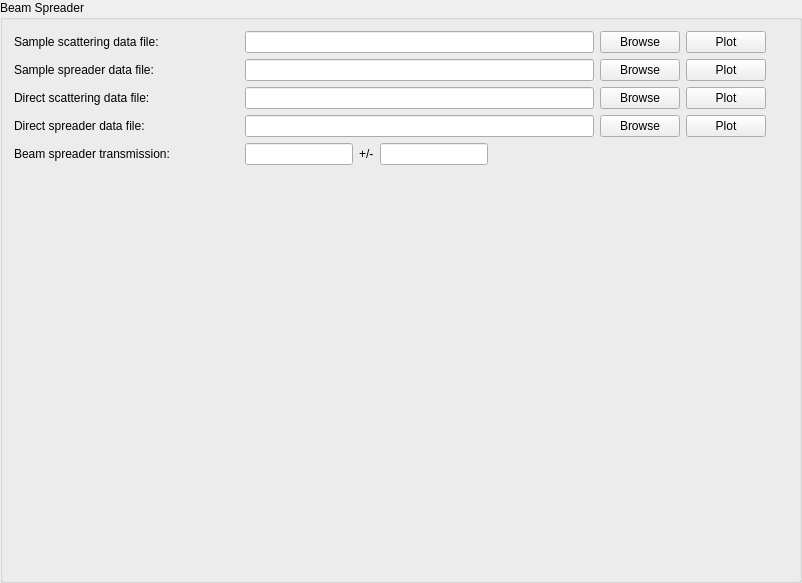
<?xml version="1.0" encoding="UTF-8"?>
<ui version="4.0">
 <class>GroupBox</class>
 <widget class="QGroupBox" name="GroupBox">
  <property name="geometry">
   <rect>
    <x>0</x>
    <y>0</y>
    <width>802</width>
    <height>583</height>
   </rect>
  </property>
  <property name="windowTitle">
   <string>GroupBox</string>
  </property>
  <property name="title">
   <string>Beam Spreader</string>
  </property>
  <layout class="QVBoxLayout" name="verticalLayout">
   <item>
    <layout class="QGridLayout" name="gridLayout">
     <item row="0" column="0">
      <widget class="QLabel" name="label">
       <property name="sizePolicy">
        <sizepolicy hsizetype="Fixed" vsizetype="Preferred">
         <horstretch>0</horstretch>
         <verstretch>0</verstretch>
        </sizepolicy>
       </property>
       <property name="minimumSize">
        <size>
         <width>205</width>
         <height>0</height>
        </size>
       </property>
       <property name="text">
        <string>Sample scattering data file:</string>
       </property>
      </widget>
     </item>
     <item row="0" column="2">
      <widget class="QLineEdit" name="sample_scatt_edit">
       <property name="sizePolicy">
        <sizepolicy hsizetype="Expanding" vsizetype="Fixed">
         <horstretch>0</horstretch>
         <verstretch>0</verstretch>
        </sizepolicy>
       </property>
       <property name="minimumSize">
        <size>
         <width>300</width>
         <height>0</height>
        </size>
       </property>
       <property name="maximumSize">
        <size>
         <width>16777215</width>
         <height>16777215</height>
        </size>
       </property>
       <property name="toolTip">
        <string>Enter a valid data file path.</string>
       </property>
      </widget>
     </item>
     <item row="0" column="3">
      <widget class="QPushButton" name="sample_scatt_browse">
       <property name="sizePolicy">
        <sizepolicy hsizetype="Fixed" vsizetype="Fixed">
         <horstretch>0</horstretch>
         <verstretch>0</verstretch>
        </sizepolicy>
       </property>
       <property name="text">
        <string>Browse</string>
       </property>
      </widget>
     </item>
     <item row="1" column="0">
      <widget class="QLabel" name="label_2">
       <property name="sizePolicy">
        <sizepolicy hsizetype="Fixed" vsizetype="Preferred">
         <horstretch>0</horstretch>
         <verstretch>0</verstretch>
        </sizepolicy>
       </property>
       <property name="text">
        <string>Sample spreader data file:</string>
       </property>
      </widget>
     </item>
     <item row="1" column="2">
      <widget class="QLineEdit" name="sample_spread_edit">
       <property name="sizePolicy">
        <sizepolicy hsizetype="Expanding" vsizetype="Fixed">
         <horstretch>0</horstretch>
         <verstretch>0</verstretch>
        </sizepolicy>
       </property>
       <property name="minimumSize">
        <size>
         <width>300</width>
         <height>0</height>
        </size>
       </property>
       <property name="maximumSize">
        <size>
         <width>16777215</width>
         <height>16777215</height>
        </size>
       </property>
       <property name="toolTip">
        <string>Enter a valid data file path.</string>
       </property>
      </widget>
     </item>
     <item row="1" column="3">
      <widget class="QPushButton" name="sample_spread_browse">
       <property name="sizePolicy">
        <sizepolicy hsizetype="Fixed" vsizetype="Fixed">
         <horstretch>0</horstretch>
         <verstretch>0</verstretch>
        </sizepolicy>
       </property>
       <property name="text">
        <string>Browse</string>
       </property>
      </widget>
     </item>
     <item row="2" column="0">
      <widget class="QLabel" name="label_3">
       <property name="sizePolicy">
        <sizepolicy hsizetype="Fixed" vsizetype="Preferred">
         <horstretch>0</horstretch>
         <verstretch>0</verstretch>
        </sizepolicy>
       </property>
       <property name="text">
        <string>Direct scattering data file:</string>
       </property>
      </widget>
     </item>
     <item row="3" column="0">
      <widget class="QLabel" name="label_4">
       <property name="sizePolicy">
        <sizepolicy hsizetype="Fixed" vsizetype="Preferred">
         <horstretch>0</horstretch>
         <verstretch>0</verstretch>
        </sizepolicy>
       </property>
       <property name="text">
        <string>Direct spreader data file:</string>
       </property>
      </widget>
     </item>
     <item row="2" column="2">
      <widget class="QLineEdit" name="direct_scatt_edit">
       <property name="sizePolicy">
        <sizepolicy hsizetype="Expanding" vsizetype="Fixed">
         <horstretch>0</horstretch>
         <verstretch>0</verstretch>
        </sizepolicy>
       </property>
       <property name="minimumSize">
        <size>
         <width>300</width>
         <height>0</height>
        </size>
       </property>
       <property name="maximumSize">
        <size>
         <width>16777215</width>
         <height>16777215</height>
        </size>
       </property>
       <property name="toolTip">
        <string>Enter a valid data file path.</string>
       </property>
      </widget>
     </item>
     <item row="3" column="2">
      <widget class="QLineEdit" name="direct_spread_edit">
       <property name="sizePolicy">
        <sizepolicy hsizetype="Expanding" vsizetype="Fixed">
         <horstretch>0</horstretch>
         <verstretch>0</verstretch>
        </sizepolicy>
       </property>
       <property name="minimumSize">
        <size>
         <width>300</width>
         <height>0</height>
        </size>
       </property>
       <property name="maximumSize">
        <size>
         <width>16777215</width>
         <height>16777215</height>
        </size>
       </property>
       <property name="toolTip">
        <string>Enter a valid data file path.</string>
       </property>
      </widget>
     </item>
     <item row="2" column="3">
      <widget class="QPushButton" name="direct_scatt_browse">
       <property name="sizePolicy">
        <sizepolicy hsizetype="Fixed" vsizetype="Fixed">
         <horstretch>0</horstretch>
         <verstretch>0</verstretch>
        </sizepolicy>
       </property>
       <property name="text">
        <string>Browse</string>
       </property>
      </widget>
     </item>
     <item row="3" column="3">
      <widget class="QPushButton" name="direct_spread_browse">
       <property name="sizePolicy">
        <sizepolicy hsizetype="Fixed" vsizetype="Fixed">
         <horstretch>0</horstretch>
         <verstretch>0</verstretch>
        </sizepolicy>
       </property>
       <property name="text">
        <string>Browse</string>
       </property>
      </widget>
     </item>
     <item row="4" column="0">
      <widget class="QLabel" name="label_5">
       <property name="sizePolicy">
        <sizepolicy hsizetype="Fixed" vsizetype="Preferred">
         <horstretch>0</horstretch>
         <verstretch>0</verstretch>
        </sizepolicy>
       </property>
       <property name="text">
        <string>Beam spreader transmission:</string>
       </property>
      </widget>
     </item>
     <item row="4" column="2">
      <layout class="QHBoxLayout" name="horizontalLayout">
       <item>
        <widget class="QLineEdit" name="spreader_trans_edit">
         <property name="sizePolicy">
          <sizepolicy hsizetype="Fixed" vsizetype="Fixed">
           <horstretch>0</horstretch>
           <verstretch>0</verstretch>
          </sizepolicy>
         </property>
         <property name="maximumSize">
          <size>
           <width>113</width>
           <height>16777215</height>
          </size>
         </property>
         <property name="toolTip">
          <string>Transmission of the beam spreader in %.</string>
         </property>
        </widget>
       </item>
       <item>
        <widget class="QLabel" name="label_7">
         <property name="text">
          <string>+/-</string>
         </property>
        </widget>
       </item>
       <item>
        <widget class="QLineEdit" name="spreader_trans_spread_edit">
         <property name="sizePolicy">
          <sizepolicy hsizetype="Fixed" vsizetype="Fixed">
           <horstretch>0</horstretch>
           <verstretch>0</verstretch>
          </sizepolicy>
         </property>
         <property name="maximumSize">
          <size>
           <width>113</width>
           <height>16777215</height>
          </size>
         </property>
         <property name="toolTip">
          <string>Uncertainty on the beam spreader transmission.</string>
         </property>
        </widget>
       </item>
       <item>
        <spacer name="horizontalSpacer_2">
         <property name="orientation">
          <enum>Qt::Horizontal</enum>
         </property>
         <property name="sizeHint" stdset="0">
          <size>
           <width>40</width>
           <height>20</height>
          </size>
         </property>
        </spacer>
       </item>
      </layout>
     </item>
     <item row="0" column="5">
      <spacer name="horizontalSpacer">
       <property name="orientation">
        <enum>Qt::Horizontal</enum>
       </property>
       <property name="sizeType">
        <enum>QSizePolicy::Fixed</enum>
       </property>
       <property name="sizeHint" stdset="0">
        <size>
         <width>22</width>
         <height>20</height>
        </size>
       </property>
      </spacer>
     </item>
     <item row="0" column="1">
      <spacer name="horizontalSpacer_3">
       <property name="orientation">
        <enum>Qt::Horizontal</enum>
       </property>
       <property name="sizeType">
        <enum>QSizePolicy::Fixed</enum>
       </property>
       <property name="sizeHint" stdset="0">
        <size>
         <width>20</width>
         <height>20</height>
        </size>
       </property>
      </spacer>
     </item>
     <item row="0" column="4">
      <widget class="QPushButton" name="sample_scatt_plot">
       <property name="minimumSize">
        <size>
         <width>0</width>
         <height>0</height>
        </size>
       </property>
       <property name="maximumSize">
        <size>
         <width>16777215</width>
         <height>16777215</height>
        </size>
       </property>
       <property name="toolTip">
        <string>Click to plot 2D data.</string>
       </property>
       <property name="text">
        <string>Plot</string>
       </property>
      </widget>
     </item>
     <item row="1" column="4">
      <widget class="QPushButton" name="sample_spread_plot">
       <property name="minimumSize">
        <size>
         <width>0</width>
         <height>0</height>
        </size>
       </property>
       <property name="maximumSize">
        <size>
         <width>16777215</width>
         <height>16777215</height>
        </size>
       </property>
       <property name="toolTip">
        <string>Click to plot 2D data.</string>
       </property>
       <property name="text">
        <string>Plot</string>
       </property>
      </widget>
     </item>
     <item row="2" column="4">
      <widget class="QPushButton" name="direct_scatt_plot">
       <property name="minimumSize">
        <size>
         <width>0</width>
         <height>0</height>
        </size>
       </property>
       <property name="maximumSize">
        <size>
         <width>16777215</width>
         <height>16777215</height>
        </size>
       </property>
       <property name="toolTip">
        <string>Click to plot 2D data.</string>
       </property>
       <property name="text">
        <string>Plot</string>
       </property>
      </widget>
     </item>
     <item row="3" column="4">
      <widget class="QPushButton" name="direct_spread_plot">
       <property name="minimumSize">
        <size>
         <width>0</width>
         <height>0</height>
        </size>
       </property>
       <property name="maximumSize">
        <size>
         <width>16777215</width>
         <height>16777215</height>
        </size>
       </property>
       <property name="toolTip">
        <string>Click to plot 2D data.</string>
       </property>
       <property name="text">
        <string>Plot</string>
       </property>
      </widget>
     </item>
    </layout>
   </item>
   <item>
    <spacer name="verticalSpacer">
     <property name="orientation">
      <enum>Qt::Vertical</enum>
     </property>
     <property name="sizeHint" stdset="0">
      <size>
       <width>20</width>
       <height>40</height>
      </size>
     </property>
    </spacer>
   </item>
  </layout>
 </widget>
 <resources/>
 <connections/>
</ui>
